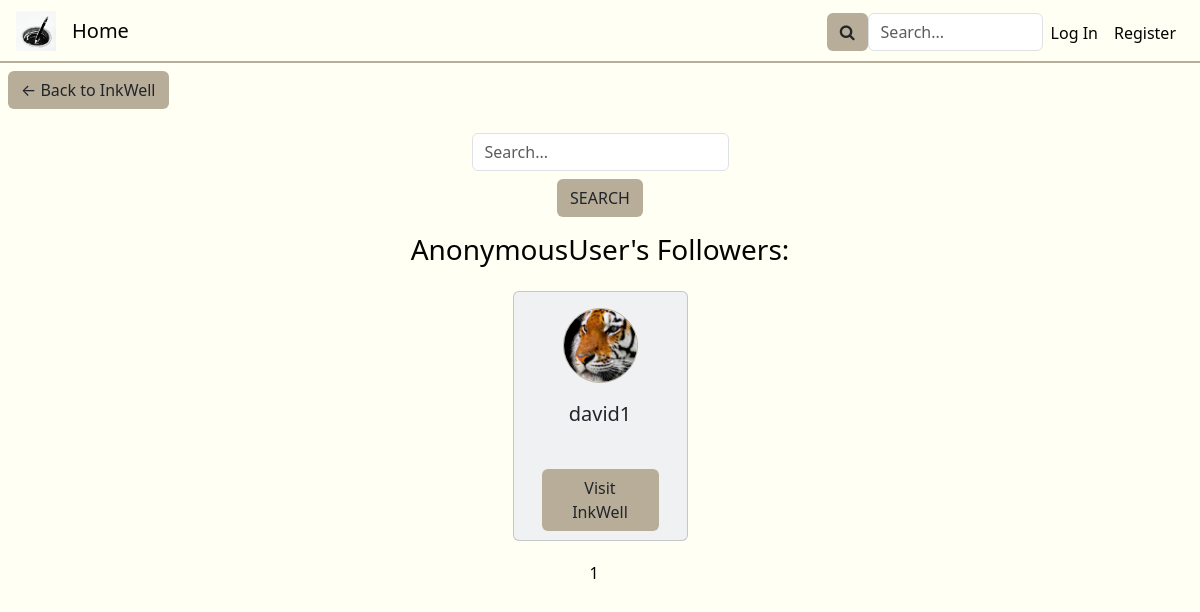
The page /well/adam1/followers on the database as committed earlier.
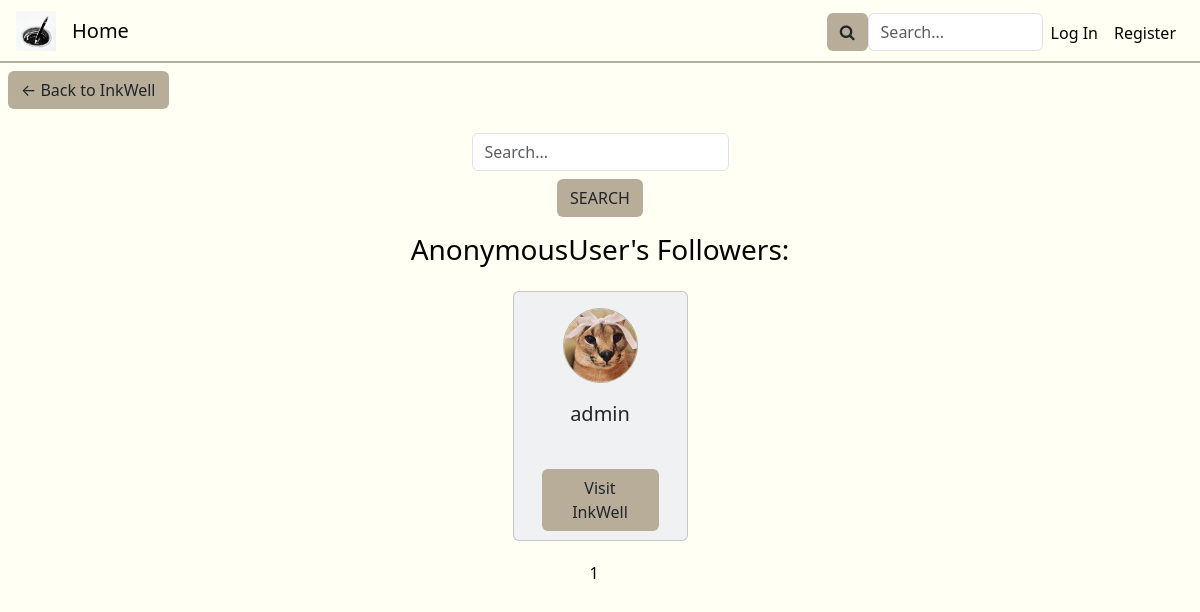
The same page on the database as committed later.
### inkwell/models.py (models this page shows, shortened)
class User(AbstractUser):
    about = models.CharField(max_length=250, default="")
    profilePicture = models.ImageField(upload_to='', blank=True, null=True)

### inkwell/views.py (the view)
# urls.py: path('well/<str:username>/followers', views.followers, {'searchQuery':''}, name='followers'),
def followers(request, username, searchQuery):
    user = User.objects.get(username=username)
    if searchQuery == "":
        followers = User.objects.filter(follower__followee=user.pk).distinct()
    else:
        followers = User.objects.filter(follower__followee=user.pk, username__contains=searchQuery).distinct()
    pag = Paginator(followers, 20)
    page = request.GET.get('page')
    try:
        pag_items = pag.page(page)
    except PageNotAnInteger:
        pag_items = pag.page(1)
    except EmptyPage:
        pag_items = pag.page(pag.num_pages)
    pages = range(1, pag.num_pages+1)
    return render(request, "inkwell/followers.html", {
        "followers": pag_items,
        "pages": pages,
        "followed_user": user,
        "title": f"{user.username}'s Followers"
    })

### inkwell/templates/inkwell/followers.html (shortened to what this page needs)
{% extends "inkwell/layout.html" %}
{% block body %}
<a href="{% url 'well' username=followed_user.username %}"><button class="backToInkWell btn btn-khaki">&larr; Back to InkWell</button></a>
<div class="followersList row d-flex justify-content-center">
    <div class="disFdirColAliCen">
        <form class="form disFdirColAliCen" action="{% url 'searchFollowers' username=followed_user.username %}" method="post">
            <input placeholder="Search..." type="text" class="searchInput-style form-control" name="searchFollowersQuery">
            <button class="btn btn-khaki mt-2" type="submit">SEARCH</button>
        </form>
    </div>
    <h3 class="text-center mt-3">{{ user }}'s Followers:</h3>
    {% for follower in followers %}
    <div class="card col-md-4">
        <div class="card-body disFdirColAliCen">
            {% if follower.profilePicture %}
                <img class="author-profile-picture" src="/media/{{follower.profilePicture}}">
            {% else %}
                <img class="author-profile-picture" src="/media/no-profile-picture-icon.jpg">
            {% endif %}
            <span class="card-title lead">{{ follower.username }}</span>
            <br>
            <a href="{% url 'well' username=follower.username %}"><button class="btn btn-khaki">Visit InkWell</button></a>
        </div>
    </div>
    {% endfor %}
    <div class="pagination d-flex justify-content-center">
        {% for page in pages %}
            {% if page == followers.number %}
            <span class="current">{{ page }}</span>
            {% else %}
                <a href="?page={{ page }}">{{ page }}</a>
            {% endif %}
        {% endfor %}
    </div>
</div>
{% endblock %}

### inkwell/templates/inkwell/layout.html (shortened to what this page needs)
{% load static %}
<!DOCTYPE html>
<html lang="en">
    <head>
        <link href="https://cdn.jsdelivr.net/npm/bootstrap@5.3.2/dist/css/bootstrap.min.css" rel="stylesheet">
        <link href="{% static 'inkwell/styles.css' %}" rel="stylesheet">
        <link rel="stylesheet" href="https://cdnjs.cloudflare.com/ajax/libs/font-awesome/4.7.0/css/font-awesome.min.css">
        <link rel="stylesheet" href="//code.jquery.com/ui/1.12.1/themes/base/jquery-ui.css">
    </head>
    <body>
        <nav class="navbar navbar-expand-lg">
            <img class="nav-logo" src="{% static 'inkwell/inkwell1.ico' %}" width="40px" height="40px">
            <a class="navbar-brand" href="{% url 'index' %}">Home</a>
            <div class="collapse navbar-collapse" id="navbarNav">
                <ul class="navbar-nav d-flex justify-content-end nav-right col-4">
                    <li class="nav-item">
                        <form class="form" action="{% url 'mainSearch' %}" method="post">
                            <div class="mainSearchFunction">
                                <button class="btn btn-khaki"><i class="fa fa-search"></i></button>
                                <input class="form-control mainSearchQuery-style" placeholder="Search..." type="text" name="mainSearchQuery">
                            </div>
                        </form>
                    </li>
                    {% if user.is_authenticated %}
                        <li class="nav-item">
                            <a class="nav-link" href="{% url 'logout' %}">Log Out</a>
                        </li>
                    {% else %}
                        <li class="nav-item">
                            <a class="nav-link" href="{% url 'login' %}">Log In</a>
                        </li>
                        <li class="nav-item">
                            <a class="nav-link" href="{% url 'register' %}">Register</a>
                        </li>
                    {% endif %}
                </ul>
            </div>
          </nav>
        <div class="body">
            {% block body %}
            {% endblock %}
        </div>
    </body>
</html>

### inkwell/static/inkwell/styles.css (style rules this page uses)
:root { --dark-green: #0d2818ff; --pakistan-green: #04471cff; --sea-green: #058c42ff; --malachite: #16db65ff; --coquelicot: #f15025ff; --white: #ffffffff; --platinum: #e6e8e6ff; --timberwolf: #ced0ceff; --eerie-black: #191919ff; --gunmetal: #223843ff; --timberwolf: #dbd3d8ff; --desert-sand: #d8b4a0ff; --burnt-sienna: #d77a61ff; --baby-powder: #fdfffcff; --lapis-lazuli: #235789ff; --fire-engine-red: #c1292eff; --school-bus-yellow: #f1d302ff; --raisin-black: #161925ff; --khaki: #b7ad99ff; --antiflash-white: #eff1f3ff; --black: #020202ff; --black: #030301ff; --ivory: #fffff3ff; --primary-color: var(--antiflash-white); --secondary-color: var(--ivory); --background-color: var(--ivory); --text-color: var(--black); --border-color: var(--khaki); --button-color: var(--khaki); }
.navbar-brand, .nav-logo { margin-left: 1rem; }
.navbar { border-bottom: 2px var(--border-color) solid; width: auto; }
.navbar-nav .nav-link, .mainSearchFunction { margin-top: 5px; }
.nav-right { margin-right: 1rem; }
.navbar-collapse .col-4 { width: auto; }
.nav-link, .navbar-brand { color: var(--text-color); }
.followersList .card, .inkCoAuthorsList .card { height: 250px; width: 175px; }
.card { height: 450px; }
.mainSearchQuery-style { width: 175px; }
.mainSearchFunction { display: flex; justify-content: center; flex-direction: row; }
p, a, h1, h2, h3, h4, h5, span { color: var(--text-color); }
body { background-color: var(--background-color); margin: 0; z-index: 0; }
.pagination a, .pagination span { margin: 0.3rem; }
.disFdirColAliCen { display: flex; flex-direction: column; align-items: center; }
.backToInkView, .backToInkWell { margin: 0.5rem; }
.searchInput-style { width: auto; }
.row { padding: 1rem; margin: 0; }
.author-profile-picture { border: 1px var(--border-color) solid; border-radius: 50%; width: 75px; height: 75px; overflow: hidden; }
.card { width: 316px; margin: 1rem; background-color: var(--primary-color); }
.card span, .card a { margin-bottom: 1rem; }
.btn-khaki { background-color: var(--button-color); }
.card-title { margin-top:1rem; }

Rows that differ between the two databases and show on the page:
no longer on this page (row edited): User: profilePicture (picture), username "david1"
now on this page (row unchanged): User: profilePicture (picture), username "admin"
